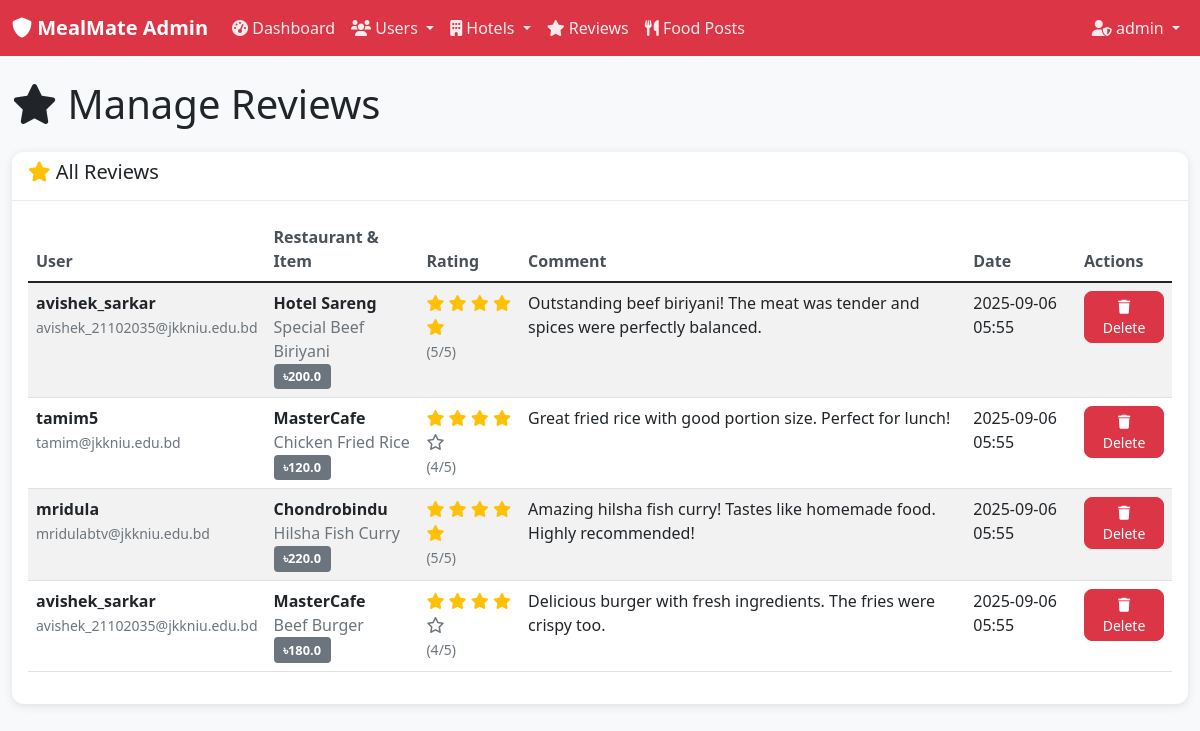
Page /admin/reviews (signed in) on the committed database.
### models.py (models this page shows, shortened)
class Admin(db.Model):
    __tablename__ = 'admins'
    id = db.Column(db.Integer, primary_key=True)
    username = db.Column(db.String(80), unique=True, nullable=False)
    email = db.Column(db.String(120), unique=True, nullable=False)
    password_hash = db.Column(db.String(255), nullable=False)
    created_at = db.Column(db.DateTime, default=datetime.utcnow)
    is_active = db.Column(db.Boolean, default=True)
    is_super_admin = db.Column(db.Boolean, default=False)

class Review(db.Model):
    __tablename__ = 'reviews'
    id = db.Column(db.Integer, primary_key=True)
    user_id = db.Column(db.Integer, db.ForeignKey('users.id'), nullable=False)
    menu_item_id = db.Column(db.Integer, db.ForeignKey('menu_items.id'), nullable=False)
    rating = db.Column(db.Integer, nullable=False)  # 1-5 stars
    comment = db.Column(db.Text, nullable=True)
    image_url = db.Column(db.String(255), nullable=True)
    created_at = db.Column(db.DateTime, default=datetime.utcnow)
    expires_at = db.Column(db.DateTime, default=lambda: datetime.utcnow() + timedelta(hours=24))
    __table_args__ = (
        db.CheckConstraint('rating >= 1 AND rating <= 5', name='valid_rating'),
        db.UniqueConstraint('user_id', 'menu_item_id', name='unique_user_review'),
    )

class User(db.Model):
    __tablename__ = 'users'
    id = db.Column(db.Integer, primary_key=True)
    username = db.Column(db.String(80), unique=True, nullable=False)
    reg_number = db.Column(db.String(20), unique=True, nullable=False)
    email = db.Column(db.String(120), unique=True, nullable=False)
    password_hash = db.Column(db.String(255), nullable=False)
    created_at = db.Column(db.DateTime, default=datetime.utcnow)
    is_active = db.Column(db.Boolean, default=True)
    is_approved = db.Column(db.Boolean, default=False)  # Admin approval required
    approved_by = db.Column(db.Integer, db.ForeignKey('admins.id'), nullable=True)
    approved_at = db.Column(db.DateTime, nullable=True)
    reviews = db.relationship('Review', backref='user', lazy=True, cascade='all, delete-orphan')
    food_posts = db.relationship('StudentFoodPost', backref='user', lazy=True, cascade='all, delete-orphan')

class HotelOwner(db.Model):
    __tablename__ = 'hotel_owners'
    id = db.Column(db.Integer, primary_key=True)
    username = db.Column(db.String(80), unique=True, nullable=False)
    email = db.Column(db.String(120), unique=True, nullable=False)
    password_hash = db.Column(db.String(255), nullable=False)
    hotel_name = db.Column(db.String(100), nullable=False)
    hotel_address = db.Column(db.Text, nullable=False)
    contact_number = db.Column(db.String(15), nullable=False)
    license_number = db.Column(db.String(50), nullable=True)
    is_verified = db.Column(db.Boolean, default=False)
    is_approved = db.Column(db.Boolean, default=False)  # Admin approval required
    approved_by = db.Column(db.Integer, db.ForeignKey('admins.id'), nullable=True)
    approved_at = db.Column(db.DateTime, nullable=True)
    created_at = db.Column(db.DateTime, default=datetime.utcnow)
    is_active = db.Column(db.Boolean, default=True)
    menu_items = db.relationship('MenuItem', backref='hotel_owner', lazy=True, cascade='all, delete-orphan')

class MenuItem(db.Model):
    __tablename__ = 'menu_items'
    id = db.Column(db.Integer, primary_key=True)
    hotel_owner_id = db.Column(db.Integer, db.ForeignKey('hotel_owners.id'), nullable=False)
    item_name = db.Column(db.String(100), nullable=False)
    description = db.Column(db.Text, nullable=True)
    price = db.Column(db.Float, nullable=False)
    category = db.Column(db.String(50), nullable=False)  # breakfast, lunch, dinner, snacks
    image_url = db.Column(db.String(255), nullable=True)
    is_available = db.Column(db.Boolean, default=True)
    created_at = db.Column(db.DateTime, default=datetime.utcnow)
    expires_at = db.Column(db.DateTime, default=lambda: datetime.utcnow() + timedelta(hours=24))
    reviews = db.relationship('Review', backref='menu_item', lazy=True, cascade='all, delete-orphan')

### app.py (the view)
    @app.route('/admin/reviews')
    def admin_reviews():
        if not require_admin_login():
            return redirect(url_for('admin_login'))
        reviews = Review.query.order_by(Review.created_at.desc()).all()
        return render_template('admin/reviews.html', reviews=reviews, current_admin=get_current_admin())

### templates/admin/reviews.html (shortened to what this page needs)
{% extends "admin/base.html" %}
{% block content %}
<div class="row">
    <div class="col-12">
        <h1 class="mb-4">
            <i class="fas fa-star"></i> Manage Reviews
        </h1>
    </div>
</div>
<div class="row">
    <div class="col-12">
        <div class="card">
            <div class="card-header">
                <h5><i class="fas fa-star text-warning"></i> All Reviews</h5>
            </div>
            <div class="card-body">
                {% if reviews %}
                <div class="table-responsive">
                    <table class="table table-striped">
                        <thead>
                            <tr>
                                <th>User</th>
                                <th>Restaurant & Item</th>
                                <th>Rating</th>
                                <th>Comment</th>
                                <th>Date</th>
                                <th>Actions</th>
                            </tr>
                        </thead>
                        <tbody>
                            {% for review in reviews %}
                            <tr id="review-{{ review.id }}">
                                <td>
                                    <strong>{{ review.user.username }}</strong><br>
                                    <small class="text-muted">{{ review.user.email }}</small>
                                </td>
                                <td>
                                    <strong>{{ review.menu_item.hotel_owner.hotel_name }}</strong><br>
                                    <span class="text-muted">{{ review.menu_item.item_name }}</span><br>
                                    <span class="badge bg-secondary">৳{{ review.menu_item.price }}</span>
                                </td>
                                <td>
                                    <div class="rating">
                                        {% for i in range(1, 6) %}
                                            {% if i <= review.rating %}
                                                <i class="fas fa-star text-warning"></i>
                                            {% else %}
                                                <i class="far fa-star text-muted"></i>
                                            {% endif %}
                                        {% endfor %}
                                        <br>
                                        <small class="text-muted">({{ review.rating }}/5)</small>
                                    </div>
                                </td>
                                <td>
                                    <div class="comment-preview">
                                        {% if review.comment|length > 100 %}
                                            {{ review.comment[:100] }}...
                                        {% else %}
                                            {{ review.comment }}
                                        {% endif %}
                                    </div>
                                </td>
                                <td>{{ review.created_at.strftime('%Y-%m-%d %H:%M') }}</td>
                                <td>
                                    <button class="btn btn-danger btn-sm"
                                            onclick="deleteReview({{ review.id }}, '{{ review.user.username }}')">
                                        <i class="fas fa-trash"></i> Delete
                                    </button>
                                </td>
                            </tr>
                            {% endfor %}
                        </tbody>
                    </table>
                </div>
                {% else %}
                <div class="text-center py-5">
                    <i class="fas fa-star fa-3x text-muted mb-3"></i>
                    <h5 class="text-muted">No reviews found</h5>
                    <p class="text-muted">No reviews have been posted yet.</p>
                </div>
                {% endif %}
            </div>
        </div>
    </div>
</div>
{% endblock %}

### templates/admin/base.html (shortened to what this page needs)
<!DOCTYPE html>
<html lang="en">
<head>
    <link href="https://cdn.jsdelivr.net/npm/bootstrap@5.1.3/dist/css/bootstrap.min.css" rel="stylesheet">
    <link rel="stylesheet" href="https://cdnjs.cloudflare.com/ajax/libs/font-awesome/6.0.0/css/all.min.css">
    <link rel="stylesheet" href="{{ url_for('static', filename='css/admin.css') }}">
</head>
<body>
    <nav class="navbar navbar-expand-lg navbar-dark bg-danger">
        <div class="container-fluid">
            <a class="navbar-brand" href="{{ url_for('admin_dashboard') }}">
                <i class="fas fa-shield-alt"></i> MealMate Admin
            </a>
            <div class="collapse navbar-collapse" id="adminNavbar">
                <ul class="navbar-nav me-auto">
                    <li class="nav-item">
                        <a class="nav-link" href="{{ url_for('admin_dashboard') }}">
                            <i class="fas fa-tachometer-alt"></i> Dashboard
                        </a>
                    </li>
                    <li class="nav-item dropdown">
                        <a class="nav-link dropdown-toggle" href="#" id="usersDropdown" role="button" data-bs-toggle="dropdown">
                            <i class="fas fa-users"></i> Users
                        </a>
                    </li>
                    <li class="nav-item dropdown">
                        <a class="nav-link dropdown-toggle" href="#" id="hotelsDropdown" role="button" data-bs-toggle="dropdown">
                            <i class="fas fa-building"></i> Hotels
                        </a>
                    </li>
                    <li class="nav-item">
                        <a class="nav-link" href="{{ url_for('admin_reviews') }}">
                            <i class="fas fa-star"></i> Reviews
                        </a>
                    </li>
                    <li class="nav-item">
                        <a class="nav-link" href="{{ url_for('admin_food_posts') }}">
                            <i class="fas fa-utensils"></i> Food Posts
                        </a>
                    </li>
                </ul>
                <ul class="navbar-nav">
                    <li class="nav-item dropdown">
                        <a class="nav-link dropdown-toggle" href="#" id="adminDropdown" role="button" data-bs-toggle="dropdown">
                            <i class="fas fa-user-shield"></i>
                            {% if current_admin %}{{ current_admin.username }}{% else %}Admin{% endif %}
                        </a>
                    </li>
                </ul>
            </div>
        </div>
    </nav>
    <div class="container-fluid mt-4">
        {% block content %}{% endblock %}
    </div>
</body>
</html>

### static/css/admin.css (style rules this page uses)
body { background-color: #f8f9fa; }
.navbar-brand { font-weight: bold; }
.navbar-nav .nav-link { font-weight: 500; color: rgba(255, 255, 255, 0.9) !important; }
.card { border: none; border-radius: 12px; box-shadow: 0 2px 10px rgba(0, 0, 0, 0.1); margin-bottom: 1.5rem; }
.card-header { background-color: white; border-bottom: 1px solid #e9ecef; border-radius: 12px 12px 0 0 !important; font-weight: 600; }
.table th { font-weight: 600; color: #495057; border-top: none; }
.badge { font-size: 0.8rem; padding: 0.4rem 0.6rem; }
.btn { border-radius: 8px; font-weight: 500; }
.btn-sm { padding: 0.25rem 0.8rem; font-size: 0.875rem; }
.table-responsive { border-radius: 8px; }
.badge.bg-secondary { background-color: #6c757d !important; }

### rows in the picture
Admin: username "admin"
Review: user.username "avishek_sarkar", user.email "avishek_21102035@jkkniu.edu.bd", menu_item.hotel_owner.hotel_name "Hotel Sareng", menu_item.item_name "Special Beef Biriyani", menu_item.price "200.0", rating "5", comment "Outstanding beef biriyani! The meat was tender and spices were perfectly balanced.", created_at "2025-09-06 05:55"
Review: user.username "tamim5", user.email "tamim@jkkniu.edu.bd", menu_item.hotel_owner.hotel_name "MasterCafe", menu_item.item_name "Chicken Fried Rice", menu_item.price "120.0", rating "4", comment "Great fried rice with good portion size. Perfect for lunch!", created_at "2025-09-06 05:55"
Review: user.username "mridula", user.email "mridulabtv@jkkniu.edu.bd", menu_item.hotel_owner.hotel_name "Chondrobindu", menu_item.item_name "Hilsha Fish Curry", menu_item.price "220.0", rating "5", comment "Amazing hilsha fish curry! Tastes like homemade food. Highly recommended!", created_at "2025-09-06 05:55"
Review: user.username "avishek_sarkar", user.email "avishek_21102035@jkkniu.edu.bd", menu_item.hotel_owner.hotel_name "MasterCafe", menu_item.item_name "Beef Burger", menu_item.price "180.0", rating "4", comment "Delicious burger with fresh ingredients. The fries were crispy too.", created_at "2025-09-06 05:55"
